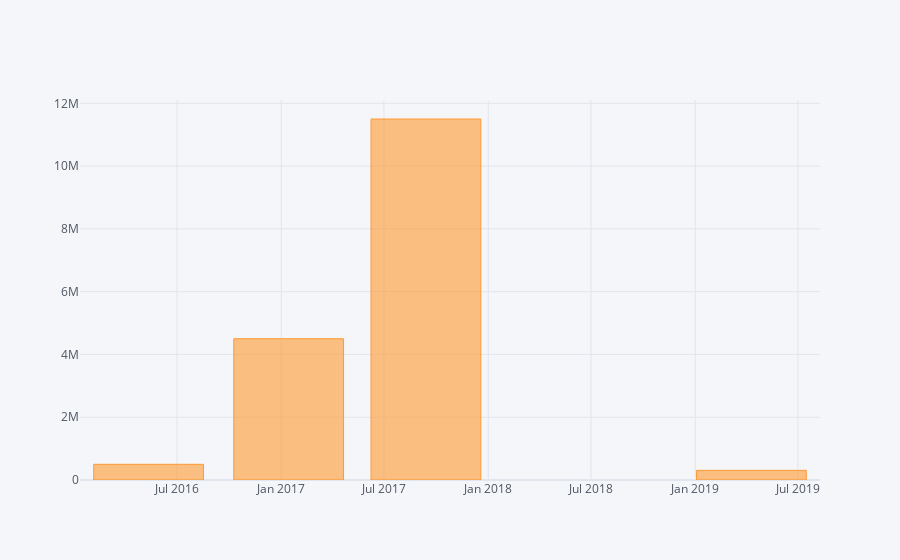

Write notebook code for a chart like this one.
### Code cell
dfun = df[df['Startup Name']=='Unacademy']
dfun.iplot(kind='bar',x='Date',y='Amount')

### Figure 1 — Plotly figure (JSON) as saved in the notebook; plotly's stock layout.template omitted (floating-point values rounded to 4 significant figures)
{"data": [{"marker": {"color": "rgba(255, 153, 51, 0.6)", "line": {"color": "rgba(255, 153, 51, 1.0)", "width": 1}}, "name": "Amount", "orientation": "v", "text": "", "type": "bar", "x": ["2019-04-10", "2017-09-13", "2017-01-14", "2016-05-12"], "y": [307000, 11500000, 4500000, 500000]}], "layout": {"legend": {"bgcolor": "#F5F6F9", "font": {"color": "#4D5663"}}, "paper_bgcolor": "#F5F6F9", "plot_bgcolor": "#F5F6F9", "title": {"font": {"color": "#4D5663"}}, "xaxis": {"gridcolor": "#E1E5ED", "showgrid": true, "tickfont": {"color": "#4D5663"}, "title": {"font": {"color": "#4D5663"}, "text": ""}, "zerolinecolor": "#E1E5ED"}, "yaxis": {"gridcolor": "#E1E5ED", "showgrid": true, "tickfont": {"color": "#4D5663"}, "title": {"font": {"color": "#4D5663"}, "text": ""}, "zerolinecolor": "#E1E5ED"}}}
